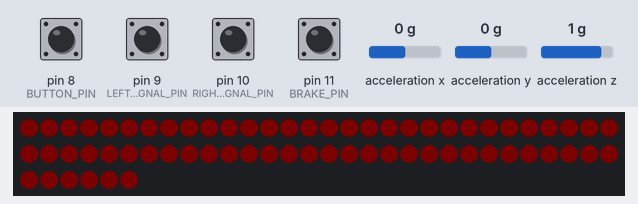
The sketch below on a simulated Arduino Nano, built with avr-gcc and run on an emulated ATmega328P. Parts: 66 RGB LEDs in strip order, left to right, continuing on the next row. Wiring (inferred from the names in the program): MPU-6050 motion sensor at I2C address 0x68. Inputs (shaded band) come from the test bench; at power-on: pin 8 (BUTTON_PIN), pin 9 (LEFT_SIGNAL_PIN), pin 10 (RIGHT_SIGNAL_PIN), pin 11 (BRAKE_PIN) HIGH, acceleration y 0 g, acceleration x 0 g, acceleration z 1 g. Dim RGB values are drawn brighter than linear; what the sketch prints to the serial monitor is not drawn.

Above: at 4.5 s.
4.6 s: acceleration y set to 1.4 g
At 4.86 s:
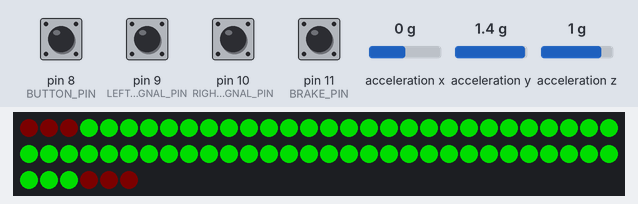
6.8 s: pin 8 (BUTTON_PIN) pulled LOW for 0.15 s
At 7.33 s:
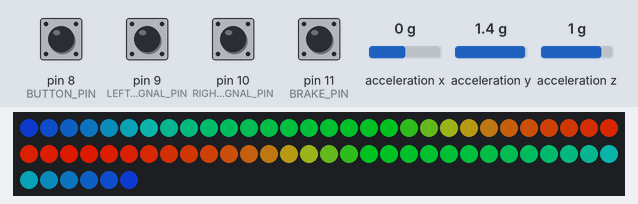
7.5 s: pin 9 (LEFT_SIGNAL_PIN) pulled LOW for 0.15 s
At 7.94 s:
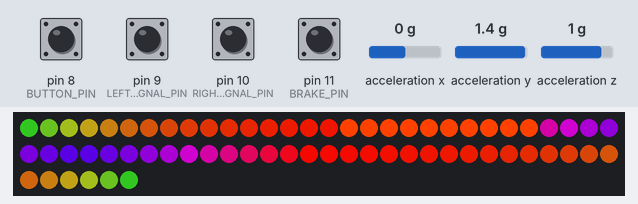
8.2 s: acceleration y set to 0 g
At 9.4 s:
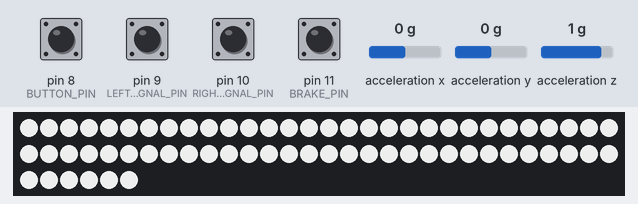
Timing chart, 0 to 10.1 s (numbered marks = the images above; inputs shaded):
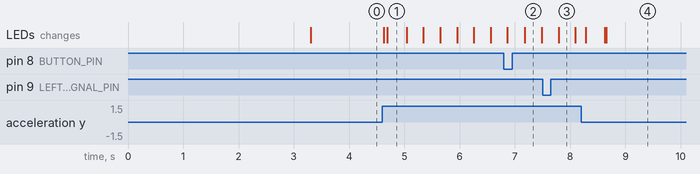

Measured:
- after the input at 4.6 s, the LEDs: first change at once (image 1 shows a later state)
- after the input at 7.5 s, the LEDs: change after 0.29 s (image 3)
- after the input at 8.2 s, the LEDs: first change after 0.09 s (image 4 shows a later state)

The sketch:

main.ino
```cpp
// Used Arduino Nano board, with old bootloader

#include <FastLED.h> // 3.9.9
#include "brake.h"
#include "signals.h"
#include "gyro.h"
#include "button.h"

#define LED_DATA_PIN 5 // CHANGE TO 4 IF DATA PIN NOT WORKING

#define NUM_LEDS 66
#define LED_TYPE WS2815

CRGB leds[NUM_LEDS];

Gyro *gyro;
Brake *brake;
Button *button;
Signals *signals;

void setup() {
    FastLED.addLeds<LED_TYPE, LED_DATA_PIN, RGB>(leds, NUM_LEDS);

    FastLED.clear();
    FastLED.setBrightness(GLOBAL_BRIGHTNESS);

    // Initialize Serial for debugging
    Serial.begin(115200);

    // Setup pins
    // WILL NEED TO CHANGE THESE TO REGULAR INPUTS LATER
    pinMode(LEFT_SIGNAL_PIN, INPUT_PULLUP);
    pinMode(RIGHT_SIGNAL_PIN, INPUT_PULLUP);
    pinMode(BRAKE_PIN, INPUT_PULLUP);

    pinMode(BUTTON_PIN, INPUT_PULLUP);

    // Initialize objects
    gyro = new Gyro();
    button = new Button();
    signals = new Signals(leds, NUM_LEDS);
    brake = new Brake(signals, leds, gyro, button, NUM_LEDS);
    Serial.println("Setup complete");
}


void loop() {
    gyro->update(); // Updates the value of smoothedAcc
    button->update(); // Updates the button mode

    Serial.println(button->mode);
    Serial.println(gyro->smoothedAcc);

    // Update the number of active LEDs and brightness of the brake lights
    if (gyro->smoothedAcc > 0) { // accelerating
        brake->numActiveLEDs = constrain(map(gyro->smoothedAcc, MIN_GYRO_ACCELERATING, MAX_GYRO_ACCELERATING, 0, NUM_LEDS/2), 0, NUM_LEDS/2);
        brake->active_brightness = constrain(map(gyro->smoothedAcc, MIN_GYRO_ACCELERATING, MAX_GYRO_ACCELERATING, MIN_BRAKE_BRIGHTNESS, MAX_BRAKE_BRIGHTNESS), 0, MAX_BRAKE_BRIGHTNESS);
    } else { // breaking
        brake->numActiveLEDs = constrain(map(abs(gyro->smoothedAcc), MIN_GYRO_BREAKING, MAX_GYRO_BREAKING, 0,  (NUM_LEDS - CENTER_FLASH_WIDTH)/2), 0, (NUM_LEDS - CENTER_FLASH_WIDTH)/2);
        brake->active_brightness = constrain(map(-(gyro->smoothedAcc), MIN_GYRO_BREAKING, MAX_GYRO_BREAKING, MIN_BRAKE_BRIGHTNESS, MAX_BRAKE_BRIGHTNESS), 0, MAX_BRAKE_BRIGHTNESS);
    }

    if (abs(gyro->smoothedAcc - EXPECTED_ACC_MAGNITUDE) < 1000 && brake->brakeWireInput) { // at rest, brake activated
        brake->numActiveLEDs = NUM_LEDS/2-1;
    }

    if (SHOW_MARIO && gyro->smoothedAcc > MAX_GYRO_ACCELERATING) {
        CRGB colours[] = {CRGB::Red, CRGB::Green, CRGB::Blue};
         // (list of colours, number of colours, speed, blend amount, start from center, reverse direction)
        brake->chromaMode();

        signals->update(); // signals on top of mario star
    }
    else if (brake->flashCount == 0) {
        brake->update();
        signals->update(); // signals on top of brake lighting
    }
    else { // handled outside brake.update() since we want it to go OVER the turn signals, while normal brake lights go UNDER signals
        brake->flashRedLEDs();
    }

    FastLED.show();
}
```

brake.cpp
```cpp
#include "Brake.h"

Brake::Brake(Signals *signal, CRGB *leds, Gyro *gyro, Button *button, int numLEDs) {
    this->LEDStrip = leds;
    this->numLEDs = numLEDs;
    this->signals = signal;
    this->gyro = gyro;
    this->button = button;
    this->middleIndex = this->numLEDs / 2;
    fill_solid(this->LEDStrip, this->numLEDs, CRGB::Black);
}

void Brake::update() {
    unsigned long currentTime = millis();
    this->brakeWireInput = !digitalRead(BRAKE_PIN);

    // Emergency braking detected
    if (gyro->smoothedAcc < -MAX_GYRO_BREAKING && flashCount == 0) {
        flashCount++; // continuously adds one or flashes forever
    }

    // Initialization of braking detected
    else if (gyro->smoothedAcc < -MIN_GYRO_BREAKING && gyro->prevAcc >= -MIN_GYRO_BREAKING && millis() - this->timeSinceLastIniBraking > TIME_BETWEEN_INI_BRAKE) {
        timeSinceLastIniBraking = millis();
        flashCount = INITIALIZE_BRAKING_FLASH_LENGTH;
    }

    switch (this->button->mode) {
        case BRAKE_MODE_CHROMA:
            this->chromaMode();
            break;
        case BRAKE_MODE_CHRISTMAS:
            this->christmasMode();
            break;
        case BRAKE_MODE_HALLOWEEN:
            this->halloweenMode();
            break;
        case BRAKE_MODE_FLASHLIGHT:
            this->flashlightMode();
            break;
        case BRAKE_MODE_STATIC:
            this->staticBrakeMode();
            break;
        default:
            // Default to dynamic brake mode
            this->dynamicBrakeMode();
            break;
    }
}


void Brake::dynamicBrakeMode() {
    this->setSolid(BACKLIGHT_COLOUR); // Reset to background
    if (gyro->smoothedAcc < -MIN_GYRO_BREAKING) { // breaking
        // Flash the LEDs in the center
        this->flashCenterLEDs();

        // If signals on, use static braking (not progressive)
        if (signals->left || signals->right) {
            for (int i = 0; i < numLEDs/2 - CENTER_FLASH_WIDTH/2 - SIGNAL_LENGTH; i++) {
                int index1 = middleIndex + CENTER_FLASH_WIDTH/2 + i;
                int index2 = middleIndex - CENTER_FLASH_WIDTH/2 - i - 1;

                this->LEDStrip[index1] = CRGB(this->active_brightness, 0, 0); // red brake color
                this->LEDStrip[index2] = CRGB(this->active_brightness, 0, 0);
            }
        }
        // Otherwise, use progressive brake lighting
        else {
            for (int i = 0; i < this->numActiveLEDs; i++) {
                int index1 = middleIndex + CENTER_FLASH_WIDTH/2 + i;
                int index2 = middleIndex - CENTER_FLASH_WIDTH/2 - i - 1;

                this->LEDStrip[index1] = CRGB(this->active_brightness, 0, 0); // red brake color
                this->LEDStrip[index2] = CRGB(this->active_brightness, 0, 0);
            }
        }
    }

    else if (gyro->smoothedAcc > MIN_GYRO_ACCELERATING && SHOW_ACCEL) { // Accelerating
        for (int i = 0; i < this->numActiveLEDs; i++) {
            int index1 = middleIndex + i;
            int index2 = middleIndex - i - 1;

            this->LEDStrip[index1] = CRGB(0, this->active_brightness, 0); // Green brake color
            this->LEDStrip[index2] = CRGB(0, this->active_brightness, 0);
        }
    }
}

void Brake::staticBrakeMode(){
    this->setSolid(BACKLIGHT_COLOUR); // Reset to background
    if (gyro->smoothedAcc < -MIN_GYRO_BREAKING || this->brakeWireInput) {
        this->flashCenterLEDs();
        for (int i = 0; i < numLEDs/2 - CENTER_FLASH_WIDTH/2 - SIGNAL_LENGTH; i++) {
            int index1 = middleIndex + CENTER_FLASH_WIDTH/2 + i;
            int index2 = middleIndex - CENTER_FLASH_WIDTH/2 - i - 1;

            this->LEDStrip[index1] = CRGB(this->active_brightness, 0, 0); // red brake color
            this->LEDStrip[index2] = CRGB(this->active_brightness, 0, 0);
        }
    }
    else if (gyro->smoothedAcc > MIN_GYRO_ACCELERATING && SHOW_ACCEL) { // accelerating
        this->setSolid(CRGB(0, this->active_brightness, 0)); // Green brake color
    }
}

void Brake::flashCenterLEDs() { // Flashing of the center LEDs
    unsigned long currentTime = millis();
    // If the time since the last flash is greater than the delay betweem flashes
    if (currentTime - this->lastCenterFlashTime >= CENTER_FLASH_SPEED) {
        this->lastCenterFlashTime = currentTime;
        this->centerFlashON = !this->centerFlashON;
    }

    for(int i = 0; i < CENTER_FLASH_WIDTH/2; i++) {
        int index1 = middleIndex + i;
        int index2 = middleIndex - i - 1;

        if (this->centerFlashON) {
            this->LEDStrip[index1] = CENTER_FLASH_COLOUR; // Flash red
            this->LEDStrip[index2] = CENTER_FLASH_COLOUR;
        }
    }
}

void Brake::flashRedLEDs() { // Flashing of the entire LED strip
    unsigned long currentTime = millis();

    if (currentTime - this->lastFlashTime >= FLASH_SPEED) {
        this->lastFlashTime = currentTime;
        this->flashON = !this->flashON;

        if (this->flashON) {
            this->setSolid(FLASH_COLOUR); // Flash red
            this->flashCount--;
        } else {
            this->setSolid(BACKLIGHT_COLOUR); // Reset to background
        }
    }
}

void Brake::setSolid(CRGB colour) {
    fill_solid(this->LEDStrip, this->numLEDs, colour);
}


// Different brake light patterns/modes
void Brake::chromaMode() {
    CRGB colours[] = {CRGB::Red, CRGB::Green, CRGB::Blue}; // List of colors
    marqueeEffect(colours, 3, 30, 0.9f); // Speed of 50ms
}

void Brake::christmasMode() {
    CRGB colours[] = { CRGB::Blue, CRGB::Red, CRGB::Green };
    shiftPatternMode(colours, 3, 30, 10, false);
}

void Brake::halloweenMode() {
    CRGB colours[] = { CRGB::Purple, CRGB::Orange, CRGB::White };
    marqueeEffect(colours, 3, 30, 0.9f, true, false);
}

void Brake::flashlightMode() {
    fill_solid(this->LEDStrip, this->numLEDs, FLASHLIGHT_COLOUR);
}


/**
 *
 * Functions used to define the different brake light patterns/modes that are above
 *
**/
void Brake::shiftPatternMode(CRGB colors[], int numColors, unsigned long speed, int size, bool invertDirection=false) {
    unsigned long currentTime = millis();

    // Check if enough time has passed to update the pattern
    if (currentTime - this->lastPatternTime >= speed) {
        this->lastPatternTime = currentTime;

        static int shift = 0; // Tracks the current shift of the pattern

        for (int i = 0; i < this->numLEDs; i++) {
            // Calculate the effective position within the pattern
            int effectiveIndex;
            if (invertDirection) {
                // Invert the direction: shift is subtracted instead of added
                effectiveIndex = (i + shift) % (numColors * size);
            } else {
                // Normal direction: shift is added
                effectiveIndex = (i - shift + (numColors * size)) % (numColors * size);  // Add offset to prevent negative index
            }

            // Determine the color for the current LED based on the effective position
            int segment = effectiveIndex / size; // Which segment (color) this LED belongs to

            // Set the color for the current LED
            this->LEDStrip[i] = colors[segment];
        }

        // Increment the shift, ensuring it wraps around properly after one full cycle
        shift = (shift + 1) % (numColors * size);
    }
}


void Brake::marqueeEffect(CRGB* colours, int numColours, int speed, float blendFactor, bool fromCenter=true, bool invertDirection=false) {
    static uint16_t offset = 0; // Keeps track of the current offset
    unsigned long currentTime = millis();

    if (currentTime - this->lastPatternTime >= speed) {
        this->lastPatternTime = currentTime;

        if (!fromCenter) {
            // Regular marquee: moves left to right or right to left
            for (int i = 0; i < this->numLEDs; i++) {
                // Calculate the effective position within the pattern
                int effectiveIndex = (i - (invertDirection ? -offset : offset)) % this->numLEDs;

                // Determine the color for the current LED based on the effective position
                int currentColour = effectiveIndex / (this->numLEDs / numColours); // Which segment (color) this LED belongs to

                // Blend the two colors together based on the blend factor
                this->LEDStrip[i] = this->blendColour(this->LEDStrip[i], colours[(currentColour + 1) % numColours], blendFactor);
            }
        } else {
            // Marquee from center to outwards
            for (int i = 0; i < this->numLEDs / 2; i++) {
                // Calculate the distance from the center for the left and right LEDs
                int index1 = middleIndex + i;
                int index2 = middleIndex - i - 1;

                // Determine which color to use for the current LED based on the distance
                int currentColour = (i - (invertDirection ? -offset : offset)) % this->numLEDs / (this->numLEDs / numColours);

                // Apply the blended color to both the left and right LEDs
                this->LEDStrip[index1] = this->blendColour(this->LEDStrip[index1], colours[(currentColour+1) % numColours], blendFactor);
                this->LEDStrip[index2] = this->blendColour(this->LEDStrip[index2], colours[(currentColour+1) % numColours], blendFactor);
            }
        }
        // Increment the offset to extend the pattern outward symmetrically from the center
        offset++;
    }
}

CRGB Brake::blendColour(CRGB colour1, CRGB colour2, float blendFactor) {
    return CRGB
    (
        blendFactor * colour1.r + (1-blendFactor) * colour2.r,
        blendFactor * colour1.g + (1-blendFactor) * colour2.g,
        blendFactor * colour1.b + (1-blendFactor) * colour2.b
    );
}
```

brake.h
```cpp
#pragma once
#include <FastLED.h> // 3.9.9
#include "signals.h"
#include "gyro.h"
#include "button.h"

#define BRAKE_PIN 11 // Pin for the brake lights

#define BACKLIGHT_COLOUR CRGB(5, 0, 0) // Dim red for the background
#define FLASHLIGHT_COLOUR CRGB(200, 200, 200) // white
#define FLASH_COLOUR CRGB(255, 0, 0) // Colour when the entire brake is flashing
#define CENTER_FLASH_COLOUR CRGB(200, 0, 0) // Colour when the center is flashing

#define GLOBAL_BRIGHTNESS 200 // 0-255, this might be broken since it gets overriden
#define MIN_BRAKE_BRIGHTNESS 100 // 0-255 minimum brightness of the brake when braking
#define MAX_BRAKE_BRIGHTNESS 200 //0-255 maximum brightness of the brake when braking

#define CENTER_FLASH_SPEED 50 // flashrate of the center part lower is faster
#define CENTER_FLASH_WIDTH 4 // Width of the flashing center part of the brake. should be even

#define FLASH_SPEED 25 // delay between flashes for emergency braking and initialization of brakes
#define INITIALIZE_BRAKING_FLASH_LENGTH 10 // Number of brake flahses when initializing braking

#define TIME_BETWEEN_INI_BRAKE 3000 // initialization of braking detection can only happen every x milliseconds

#define SHOW_ACCEL true // show acceleration (green)
#define SHOW_MARIO true // show mario star (rainbow)

class Signals;

class Brake {
private:
    CRGB *LEDStrip; // Pointer to the LED strip
    Signals *signals;
    Gyro *gyro;
    Button *button;

    bool flashON = false; // status while flashing
    bool centerFlashON = false; // status while center flashing

    unsigned long lastFlashTime = 0; // time of the last flash
    unsigned long lastCenterFlashTime = 0; // time of the last center flash

    unsigned long timeSinceLastIniBraking = 0; // time since last initialized braking

    unsigned long lastMarioTime = 0; // time of the last rainbow
    unsigned long lastPatternTime = 0;
    unsigned long lastMarqueeTime = 0;

    int numLEDs; // number of LEDs, from header in main.ino
    int middleIndex; // middle index of the LED strip (+1 since even)  xxxoxx

    void dynamicBrakeMode(); // show brake lights based on how hard you brake
    void staticBrakeMode();

    void setSolid(CRGB colour); // set the entire LED strip to a single color
    void flashCenterLEDs(); // flash the center LEDs

    void shiftPatternMode(CRGB colours[], int numColours, unsigned long speed, int size, bool invertDirection=false); // shift the pattern of the brake lights
    void marqueeEffect(CRGB* colours, int numColours, int speed, float blendFactor, bool fromCenter=true, bool invertDirection=false);

    void christmasMode(); // show christmas lights on the brake lights
    void halloweenMode(); // show halloween lights on the brake lights
    void flashlightMode(); // show flashlight on the brake lights
    CRGB blendColour(CRGB colour1, CRGB colour2, float blendFactor);

public:
    bool initializedBraking = false; // status of the braking
    int active_brightness; // brightness of the brake, based on how hard you brake
    int flashCount = 0; // amount of times that the leds need to flash will be reduced by one each time by FlashRedLEDs
    int numActiveLEDs = 0; // number of LEDs from the center that are ON, based on how hard you brake

    bool flashlight = false;

    bool brakeWireInput = false; // status of the brake based on wire input

    Brake(Signals *signal, CRGB *leds, Gyro *gyro, Button *button, int numLEDs);
    void update(); // update the brake lights. numActiveLEDs and active_brightness must be changed externally (main)
    void flashRedLEDs(); // flash led strip red based on flashCount
    void chromaMode();
};
```

button.cpp
```cpp
#include "Button.h"

void Button::update() {
    if (BUTTON_ENABLED) {
        this->state = !digitalRead(BUTTON_PIN);

        if (this->state && !this->prevState) { // button pressed
            this->state = true;
            this->mode = (this->mode+1)%BRAKE_MODE_NUM_MODES;
        }

        this->prevState = this->state;
    }
}
```

button.h
```cpp
#pragma once
#include <Arduino.h>

#define BUTTON_PIN 8 // Pin for the button
#define BUTTON_ENABLED true

#define DEFAULT_MODE BRAKE_MODE_DYNAMIC // pick from the enum below

enum BrakeMode {
    BRAKE_MODE_STATIC, // Brake lights are all on when braking
    BRAKE_MODE_DYNAMIC, // Brake lights are on based on how hard you brake
    BRAKE_MODE_FLASHLIGHT, // Flashlight mode
    BRAKE_MODE_CHRISTMAS, // Christmas mode
    BRAKE_MODE_HALLOWEEN, // Halloween mode
    BRAKE_MODE_CHROMA, // Chroma mode

    BRAKE_MODE_NUM_MODES // Placeholder DO NOT REMOVE, SHOULD ALWAYS BE LAST
};

class Button {
public:
    bool state = false;
    bool prevState = false;
    int mode = DEFAULT_MODE;
    void update();
};
```

signals.h
```cpp
#pragma once
#include <FastLED.h> // 3.9.9
#include <Arduino.h>
#include "brake.h"

#define LEFT_SIGNAL_PIN 9
#define RIGHT_SIGNAL_PIN 10

#define SIGNAL_COLOUR CRGB(255, 65, 0) // orange

#define SIGNAL_OFF_DELAY 1000 // if the signal pin is off for this long, turn off the signal
#define SIGNAL_SPEED 20 // 60 to 120 flashes per minute check this legal requirement
#define SIGNAL_LENGTH 26 // length of the signal in LEDs
#define PAUSE_TIME 250

class Signals {
private:
    CRGB *LEDStrip; // Pointer to the LED strip
    unsigned long lastSignalUpdate = 0; // time of the last flash

    unsigned long leftLastHighTime = 0;
    unsigned long rightLastHighTime = 0;

    int numLEDs;
    int numActiveLEDs = 0;

    void leftSignal();
    void rightSignal();

public:
    bool left = false;
    bool right = false;

    Signals(CRGB *leds, int num_leds);
    void update();
    void updateStates();
};
```

Source omitted: gyro.cpp (5593 bytes), gyro.h (2757 bytes), signals.cpp (1815 bytes)
